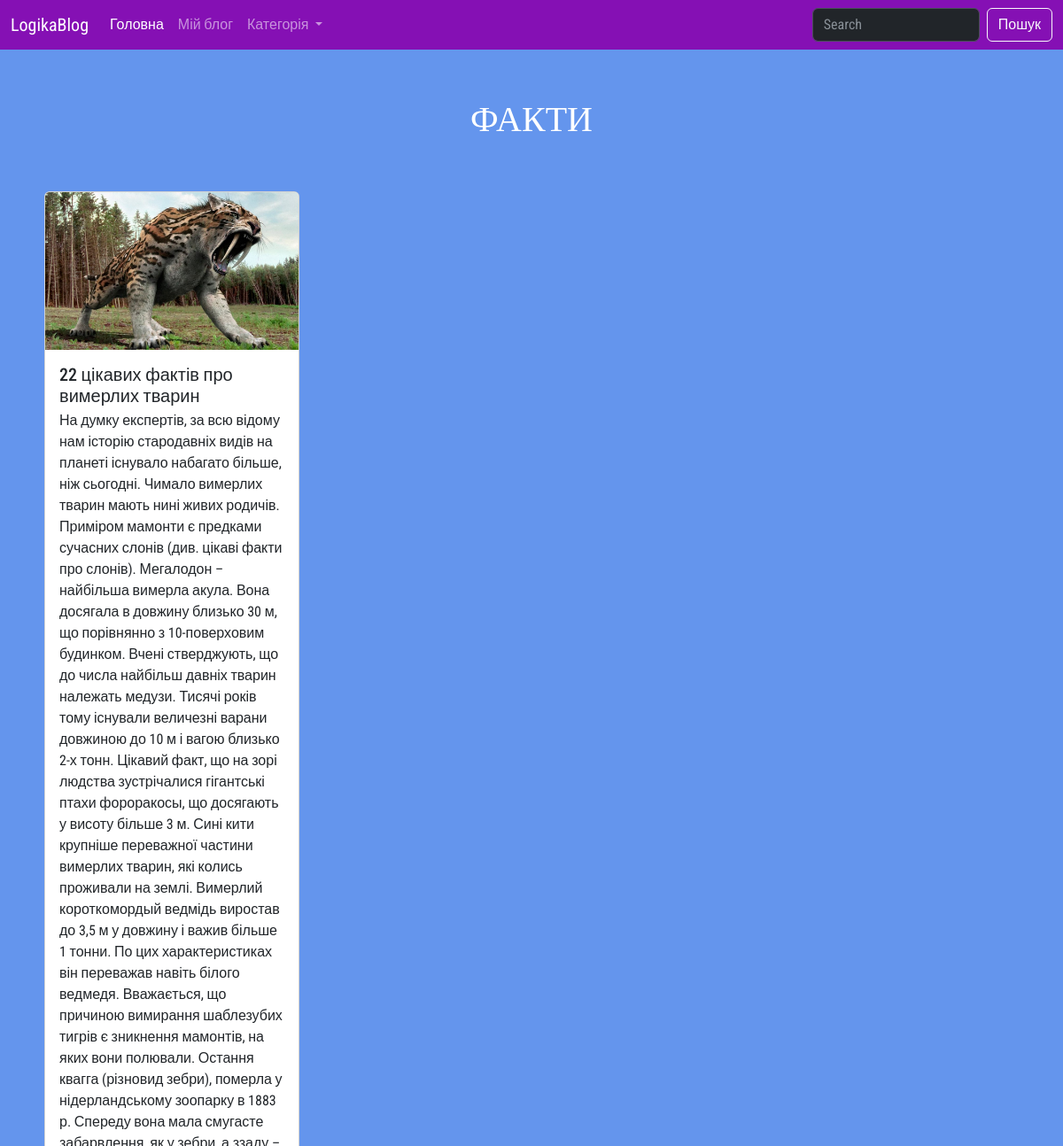
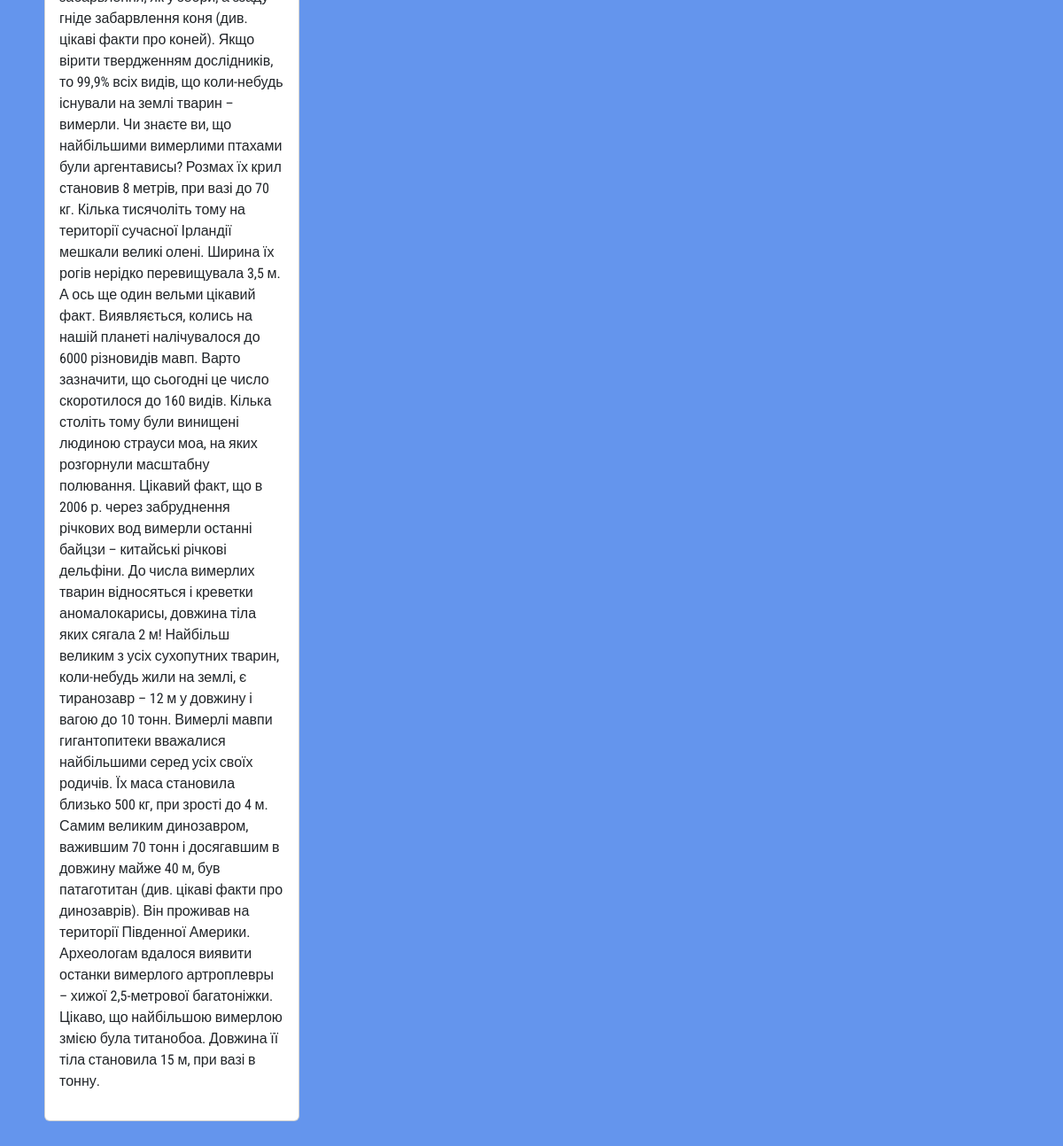
The page /category/8 on the database its author committed (2 pictures, top to bottom).
### tables this page shows
CREATE TABLE "category" (
	"id"	INTEGER,
	"name"	TEXT NOT NULL UNIQUE,
	PRIMARY KEY("id" AUTOINCREMENT)
);

CREATE TABLE "posts" (
	"id"	INTEGER,
	"category_id"	INTEGER,
	"author"	TEXT,
	"title"	TEXT NOT NULL,
	"text"	TEXT,
	"image"	TEXT DEFAULT 'slide1.jpg',
	"datetime"	TEXT NOT NULL DEFAULT CURRENT_TIMESTAMP,
	"image2"	TEXT,
	PRIMARY KEY("id" AUTOINCREMENT),
	FOREIGN KEY("author") REFERENCES "users"("id"),
	FOREIGN KEY("category_id") REFERENCES "category"("id")
);

### app.py (the view)
@app.route("/category/<id>")
def category(id):
    posts = get_category_post(id)
    category = get_category_name(id)[0].upper()
    category_list = get_categorys()
    return render_template("category_posts.html", category_list = category_list, category = category, posts=posts)

### sql_queries.py (called while the page is built)
def open():
    global conn, cursor
    conn = sqlite3.connect("blog.db")
    cursor = conn.cursor()

def close():
    cursor.close()
    conn.close()

def get_category_name(id):
    open()
    cursor.execute('''SELECT name from category WHERE id == (?)''', [id])
    category = cursor.fetchone()
    conn.commit()
    close()
    return category

def get_category_post(id):
    open()
    cursor.execute('''SELECT * from posts WHERE category_id == (?)''', [id])
    post = cursor.fetchall()
    conn.commit()
    close()
    return post

def get_categorys():
    open()
    cursor.execute('''SELECT * from category''')
    data = cursor.fetchall()
    conn.commit()
    close()
    return data

### templates/category_posts.html (shortened to what this page needs)
{% extends 'base.html' %}
{% block main %}
    <main class="container-fluid p-0">
        <h1 class="text-center mt-5">{{category}}</h1>
        <div class="posts container py-5">
          <div class="card-group">
          {% for post in posts %}
            <div class="card m-2" style="max-width: 18rem;">
              <img src="{{ url_for('static', filename='img/' + post[5]) }}" class="card-img-top" alt="...">
              <div class="card-body">
                <h5 class="card-title">{{post[3]}}</h5>
                <p class="card-text">{{post[4]}}</p>
              </div>
          </div>
          {% endfor %}
        </div>
          </div>
    </main>
{% endblock main %}

### templates/base.html (shortened to what this page needs)
<!doctype html>
<html lang="uk">
<head>
    <link href="https://cdn.jsdelivr.net/npm/bootstrap@5.3.0-alpha1/dist/css/bootstrap.min.css" rel="stylesheet">
    <link rel="stylesheet" href="{{ url_for('static', filename='style.css')}}">
</head>
<body>
    <header class='container-fluid p-0'>
        <nav class="navbar navbar-expand-lg" style="background-color: rgb(133, 16, 180)" data-bs-theme="dark">
            <div class="container-fluid">
              <a class="navbar-brand" href="#">LogikaBlog</a>
              <div class="collapse navbar-collapse" id="navbarSupportedContent">
                <ul class="navbar-nav me-auto mb-2 mb-lg-0">
                  <li class="nav-item">
                    <a class="nav-link active" aria-current="page" href="{{url_for('index')}}">Головна</a>
                  </li>
                  <li class="nav-item">
                    <a class="nav-link" href="#">Мій блог</a>
                  </li>
                  <li class="nav-item dropdown">
                    <a class="nav-link dropdown-toggle" href="#" role="button" data-bs-toggle="dropdown" aria-expanded="false">
                      Категорія
                    </a>
                  </li>
                </ul>
                <form class="d-flex" role="search">
                  <input class="form-control me-2" type="search" placeholder="Search" aria-label="Search">
                  <button class="btn btn-outline-light" type="submit">Пошук</button>
                </form>
              </div>
            </div>
          </nav>
    </header>
     {% block main %}
     {% endblock main %}
</body>
</html>

### static/style.css (style rules this page uses)
h1 { color: #ffffff; font-size: 50px; font-weight: 200; }
body { font-family: 'Roboto Condensed', sans-serif; background-color: cornflowerblue; }
h1 { font-family: 'Press Start 2P', cursive; font-size: 40px; }

### rows shown on the page
category: name "ФАКТИ"
posts: image (picture), title "22 цікавих фактів про вимерлих тварин", text "На думку експертів, за всю відому нам історію стародавніх видів на планеті існувало набагато більше, ніж сьогодні. Чимало вимерлих тварин мають нині живих родичів. Приміром мамонти є предками сучасних слонів (див. цікаві факти про слонів). Мегалодон – найбільша вимерла акула. Вона досягала в довжину близько 30 м, що порівнянно з 10-поверховим будинком. Вчені стверджують, що до числа найбільш давніх тварин належать медузи. Тисячі років тому існували величезні варани довжиною до 10 м і вагою близько 2-х тонн. Цікавий факт, що на зорі людства зустрічалися гігантські птахи фороракосы, що досягають у висоту більше 3 м. Сині кити крупніше переважної частини вимерлих тварин, які колись проживали…"
